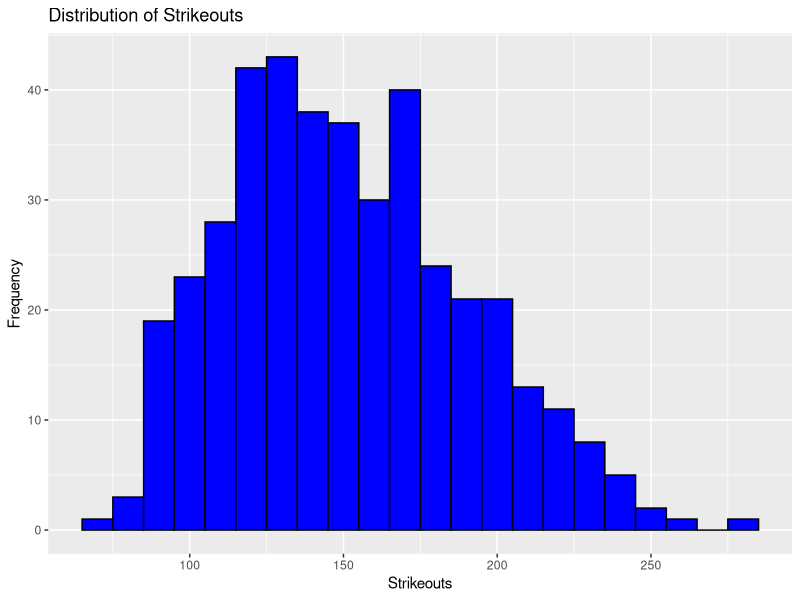
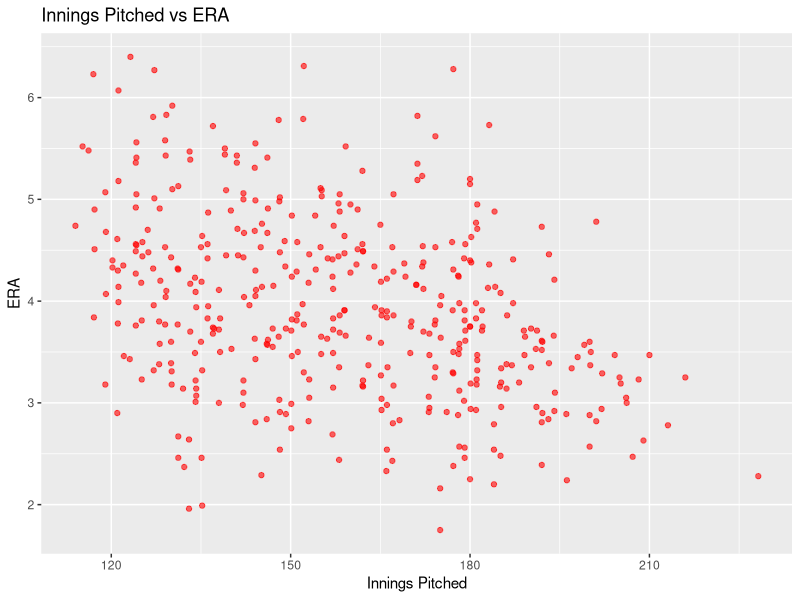

These figures' R source, in order:
## ---- chunk 1
library(tidyverse)
library(broom)
## ---- chunk 2

getwd()
baseball <- read_csv("../data/pitching_data_2021-2024.csv")
glimpse(baseball)

## ---- chunk 3
library(ggplot2)
#Summary Statistics
summary(baseball)
#Histogram of strikeouts
ggplot(baseball, aes(x = strikeout)) +
  geom_histogram(binwidth = 10, fill = "blue", color = "black") +
  labs(title = "Distribution of Strikeouts", x = "Strikeouts", y = "Frequency") 

#ERA vs Innings pitched
ggplot(baseball, aes(x = p_formatted_ip, y = p_era)) +
  geom_point(color = "red", alpha = 0.6) +
  labs(title = "Innings Pitched vs ERA", x = "Innings Pitched", y = "ERA")
